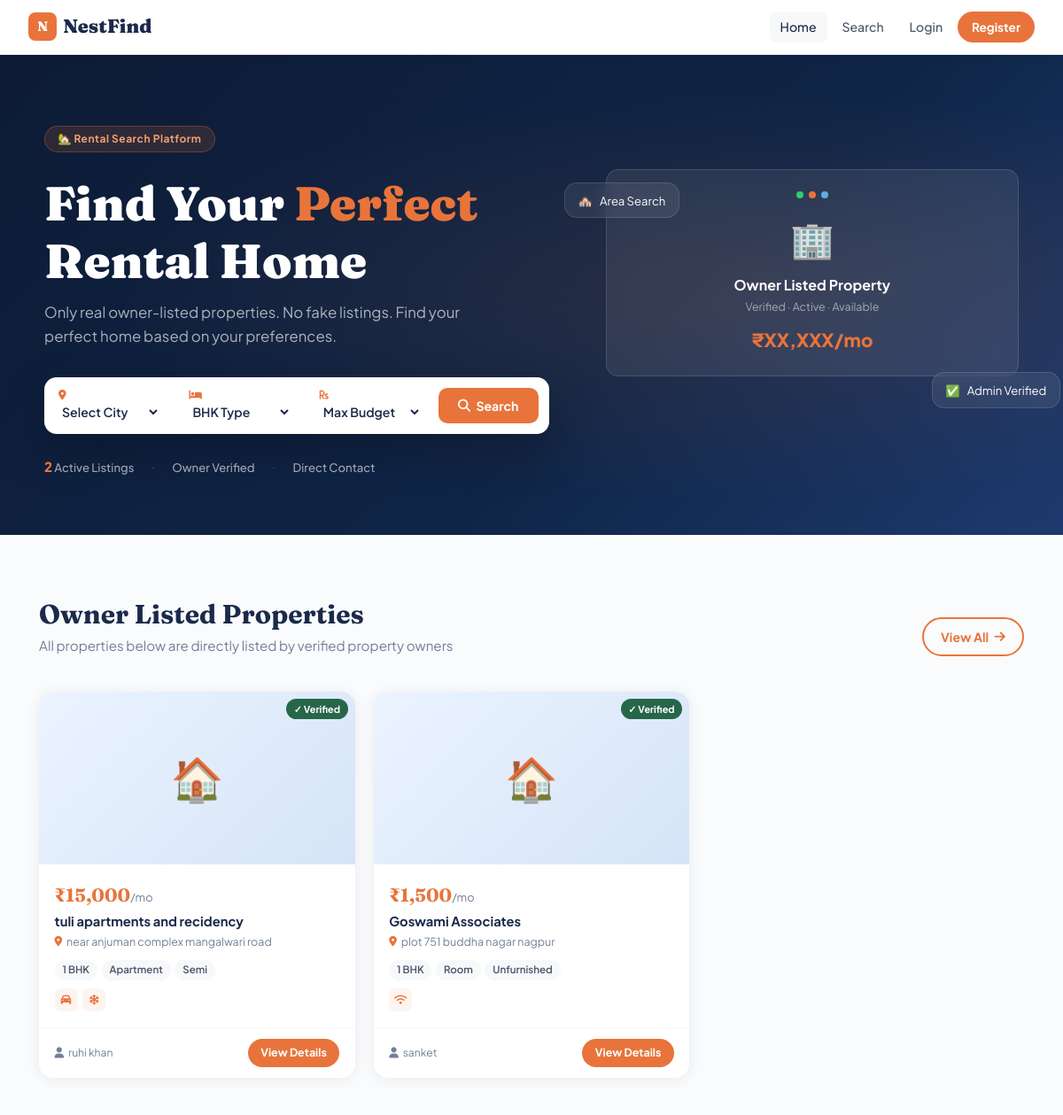
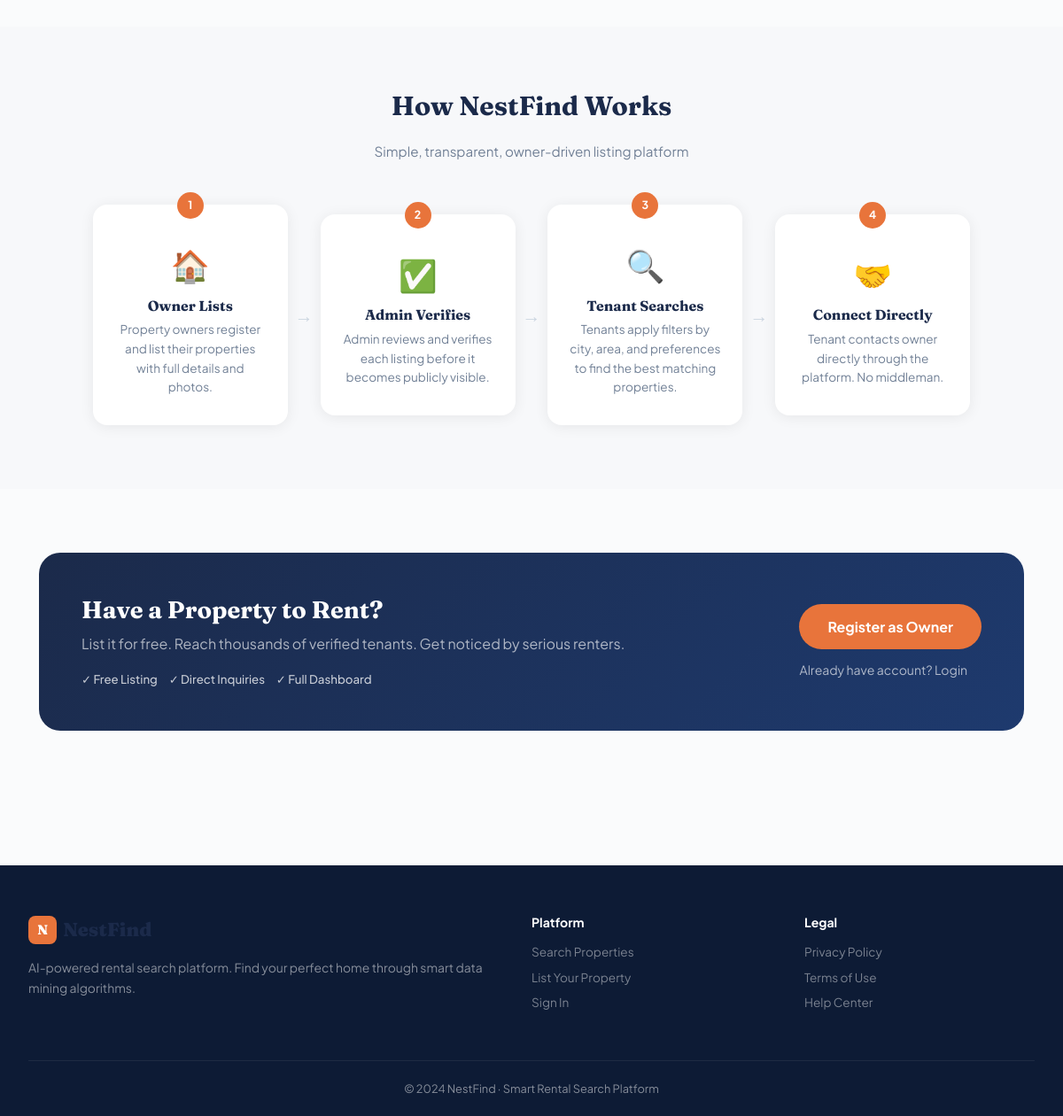
The page / on the database its author committed (2 pictures, top to bottom).
### models.py (models this page shows)
class Property(db.Model):
    __tablename__ = 'properties'
    id = db.Column(db.Integer, primary_key=True)
    owner_id = db.Column(db.Integer, db.ForeignKey('users.id'), nullable=False)
    title = db.Column(db.String(200), nullable=False)
    description = db.Column(db.Text)
    location = db.Column(db.String(200), nullable=False)
    city = db.Column(db.String(100), nullable=False)
    area = db.Column(db.String(150))  # area/locality within the city
    price = db.Column(db.Float, nullable=False)
    bhk = db.Column(db.Integer, nullable=False)
    property_type = db.Column(db.String(50))
    furnishing = db.Column(db.String(50))
    area_sqft = db.Column(db.Float)
    available_from = db.Column(db.Date)
    is_active = db.Column(db.Boolean, default=True)
    is_verified = db.Column(db.Boolean, default=False)
    is_hidden = db.Column(db.Boolean, default=False)
    created_at = db.Column(db.DateTime, default=datetime.utcnow)
    features = db.relationship('PropertyFeature', backref='property', uselist=False, lazy=True)
    images = db.relationship('PropertyImage', backref='property', lazy=True)
    wishlist_items = db.relationship('Wishlist', backref='property', lazy=True)
    reviews = db.relationship('Review', backref='property', lazy=True)

class User(UserMixin, db.Model):
    __tablename__ = 'users'
    id = db.Column(db.Integer, primary_key=True)
    name = db.Column(db.String(100), nullable=False)
    email = db.Column(db.String(150), unique=True, nullable=False)
    password = db.Column(db.String(200), nullable=False)
    role = db.Column(db.String(20), default='tenant')  # tenant / owner / admin
    is_blocked = db.Column(db.Boolean, default=False)
    created_at = db.Column(db.DateTime, default=datetime.utcnow)
    preferences = db.relationship('TenantPreference', backref='user', uselist=False, lazy=True)
    properties = db.relationship('Property', backref='owner', lazy=True, foreign_keys='Property.owner_id')
    wishlist = db.relationship('Wishlist', backref='user', lazy=True)
    reviews = db.relationship('Review', backref='user', lazy=True)

### routes/main.py (the view)
@main.route('/')
def index():
    featured = Property.query.filter_by(
        is_active=True, is_verified=True, is_hidden=False
    ).order_by(Property.created_at.desc()).limit(6).all()
    cities = [c[0] for c in db.session.query(Property.city).filter_by(
        is_active=True, is_verified=True, is_hidden=False).distinct().all()]
    total_listed = Property.query.filter_by(is_active=True, is_verified=True, is_hidden=False).count()
    city_areas = {}
    for p in Property.query.filter(
        Property.is_active==True, Property.is_hidden==False, Property.area != None, Property.area != ''
    ).all():
        city_areas.setdefault(p.city, set()).add(p.area)
    city_areas = {k: sorted(v) for k, v in city_areas.items()}
    return render_template('main/index.html',
                           featured=[prop_dict(p) for p in featured],
                           cities=cities,
                           city_areas=city_areas,
                           total_listed=total_listed)

### templates/main/index.html (shortened to what this page needs)
{% extends 'base.html' %}
{% block content %}
<section class="hero">
  <div class="hero-inner">
    <div class="hero-text">
      <span class="pill-badge">🏡 Rental Search Platform</span>
      <h1>Find Your <em>Perfect</em><br>Rental Home</h1>
      <p>Only real owner-listed properties. No fake listings. Find your perfect home based on your preferences.</p>
      <form action="/search" method="GET" class="hero-search">
        <div class="hs-field">
          <i class="fas fa-map-marker-alt"></i>
          <select name="city" id="heroCitySelect" onchange="heroUpdateAreas()">
            <option value="">Select City</option>
          </select>
        </div>
        <div class="hs-field">
          <i class="fas fa-bed"></i>
          <select name="bhk">
            <option value="">BHK Type</option>
          </select>
        </div>
        <div class="hs-field">
          <i class="fas fa-rupee-sign"></i>
          <select name="max_price">
            <option value="">Max Budget</option>
          </select>
        </div>
        <button type="submit" class="hs-btn"><i class="fas fa-search"></i> Search</button>
      </form>
      <div class="hero-trust">
        <div class="trust-item"><span class="trust-num">{{ total_listed }}</span> Active Listings</div>
        <div class="trust-sep">·</div>
        <div class="trust-item">Owner Verified</div>
        <div class="trust-sep">·</div>
        <div class="trust-item">Direct Contact</div>
      </div>
    </div>
    <div class="hero-visual">
      <div class="hv-card hv-main">
        <div class="hvc-header">
          <div class="hvc-dot green"></div>
          <div class="hvc-dot orange"></div>
          <div class="hvc-dot blue"></div>
        </div>
        <div class="hvc-icon">🏢</div>
        <div class="hvc-title">Owner Listed Property</div>
        <div class="hvc-sub">Verified · Active · Available</div>
        <div class="hvc-price">₹XX,XXX/mo</div>
      </div>
      <div class="hv-card hv-float hv-top"><span>🏘️</span> Area Search</div>
      <div class="hv-card hv-float hv-bottom"><span>✅</span> Admin Verified</div>
    </div>
  </div>
</section>
<section class="section">
  <div class="container">
    <div class="section-header">
      <div>
        <h2>Owner Listed Properties</h2>
        <p>All properties below are directly listed by verified property owners</p>
      </div>
      <a href="/search" class="btn-secondary">View All <i class="fas fa-arrow-right"></i></a>
    </div>
    {% if featured %}
    <div class="cards-grid">
      {% for p in featured %}
      <a href="/property/{{ p.id }}" class="prop-card">
        <div class="pc-img">
          {% if p.images %}<img src="{{ p.images[0].url }}" alt="{{ p.title }}">
          {% else %}<div class="pc-img-ph">🏠</div>{% endif %}
          <span class="pc-verified">✓ Verified</span>
        </div>
        <div class="pc-body">
          <div class="pc-price">₹{{ "{:,.0f}".format(p.price) }}<span>/mo</span></div>
          <h3>{{ p.title }}</h3>
          <div class="pc-loc"><i class="fas fa-map-marker-alt"></i> {{ p.location }}</div>
          <div class="pc-tags">
            <span>{{ p.bhk }} BHK</span>
            {% if p.property_type %}<span>{{ p.property_type|capitalize }}</span>{% endif %}
            {% if p.furnishing %}<span>{{ p.furnishing|capitalize }}</span>{% endif %}
          </div>
          <div class="pc-chips">
            {% if p.wifi %}<span title="WiFi"><i class="fas fa-wifi"></i></span>{% endif %}
            {% if p.parking %}<span title="Parking"><i class="fas fa-car"></i></span>{% endif %}
            {% if p.ac %}<span title="AC"><i class="fas fa-snowflake"></i></span>{% endif %}
          </div>
        </div>
        <div class="pc-footer">
          <div class="pc-owner"><i class="fas fa-user"></i> {{ p.owner_name }}</div>
          <span class="pc-btn">View Details</span>
        </div>
      </a>
      {% endfor %}
    </div>
    {% endif %}
  </div>
</section>
<section class="section bg-soft">
  <div class="container">
    <div class="section-header center">
      <h2>How NestFind Works</h2>
      <p>Simple, transparent, owner-driven listing platform</p>
    </div>
    <div class="how-grid">
      <div class="how-step">
        <div class="how-num">1</div>
        <div class="how-icon">🏠</div>
        <h3>Owner Lists</h3>
        <p>Property owners register and list their properties with full details and photos.</p>
      </div>
      <div class="how-arrow">→</div>
      <div class="how-step">
        <div class="how-num">2</div>
        <div class="how-icon">✅</div>
        <h3>Admin Verifies</h3>
        <p>Admin reviews and verifies each listing before it becomes publicly visible.</p>
      </div>
      <div class="how-arrow">→</div>
      <div class="how-step">
        <div class="how-num">3</div>
        <div class="how-icon">🔍</div>
        <h3>Tenant Searches</h3>
        <p>Tenants apply filters by city, area, and preferences to find the best matching properties.</p>
      </div>
      <div class="how-arrow">→</div>
      <div class="how-step">
        <div class="how-num">4</div>
        <div class="how-icon">🤝</div>
        <h3>Connect Directly</h3>
        <p>Tenant contacts owner directly through the platform. No middleman.</p>
      </div>
    </div>
  </div>
</section>
<section class="section">
  <div class="container">
    <div class="owner-cta-band">
      <div class="ocb-text">
        <h2>Have a Property to Rent?</h2>
        <p>List it for free. Reach thousands of verified tenants. Get noticed by serious renters.</p>
        <div class="ocb-features">
          <span>✓ Free Listing</span>
          <span>✓ Direct Inquiries</span>
          <span>✓ Full Dashboard</span>
        </div>
      </div>
      <div class="ocb-actions">
        <a href="/register" class="btn-primary btn-lg">Register as Owner</a>
        <a href="/login" class="btn-ghost">Already have account? Login</a>
      </div>
    </div>
  </div>
</section>
{% endblock %}

### templates/base.html (shortened to what this page needs)
<!DOCTYPE html>
<html lang="en">
<head>
<link rel="stylesheet" href="https://cdnjs.cloudflare.com/ajax/libs/font-awesome/6.5.0/css/all.min.css"/>
<link rel="stylesheet" href="/static/css/main.css"/>
</head>
<body>
<nav class="navbar">
  <a href="/" class="brand">
    <div class="brand-mark">N</div>
    <span class="brand-name">NestFind</span>
  </a>
  <div class="nav-links" id="navLinks">
    <a href="/" class="nav-link {% if request.path=='/' %}active{% endif %}">Home</a>
    <a href="/search" class="nav-link {% if '/search' in request.path %}active{% endif %}">Search</a>
    {% if current_user.is_authenticated %}
      {% if current_user.role == 'admin' %}
        <a href="/admin/dashboard" class="nav-link">Admin</a>
      {% elif current_user.role == 'owner' %}
        <a href="/owner/dashboard" class="nav-link">My Listings</a>
        <a href="/owner/property/add" class="nav-cta">+ List Property</a>
      {% else %}
        <a href="/wishlist" class="nav-link"><i class="fas fa-heart"></i> Saved</a>
      {% endif %}
      <div class="nav-user-pill">
        <div class="user-dot">{{ current_user.name[0].upper() }}</div>
        <span>{{ current_user.name.split()[0] }}</span>
        <a href="/logout" class="logout-link">Sign out</a>
      </div>
    {% else %}
      <a href="/login" class="nav-link">Login</a>
      <a href="/register" class="nav-cta">Register</a>
    {% endif %}
  </div>
</nav>
<main>{% block content %}{% endblock %}</main>
<footer class="site-footer">
  <div class="footer-grid">
    <div class="footer-about">
      <div class="brand"><div class="brand-mark">N</div><span class="brand-name">NestFind</span></div>
      <p>AI-powered rental search platform. Find your perfect home through smart data mining algorithms.</p>
    </div>
    <div>
      <h4>Platform</h4>
      <a href="/search">Search Properties</a>
      <a href="/register">List Your Property</a>
      <a href="/login">Sign In</a>
    </div>
    <div>
      <h4>Legal</h4>
      <a href="#">Privacy Policy</a>
      <a href="#">Terms of Use</a>
      <a href="#">Help Center</a>
    </div>
  </div>
  <div class="footer-bottom">© 2024 NestFind · Smart Rental Search Platform</div>
</footer>
</body>
</html>

### rows shown on the page
Property: price "15,000", title "tuli apartments and recidency", location "near anjuman complex mangalwari road", property_type "Apartment", furnishing "Semi"
User: owner_name "ruhi khan"
Property: price "1,500", title "Goswami Associates", location "plot 751 buddha nagar nagpur", property_type "Room", furnishing "Unfurnished"
User: owner_name "sanket"

### other values the page prints
{{ total_listed }} "2"
{{ p.bhk }} "1" "1"
